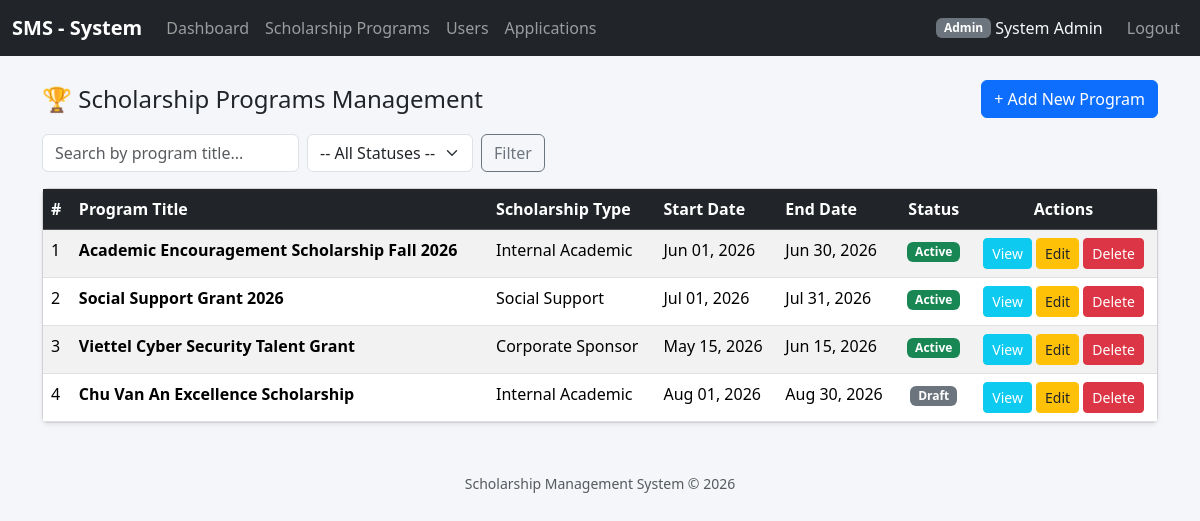
The app's page /index.php?controller=scholarship_programs&action=index (signed in) with its own data.
### tables this page shows
CREATE TABLE `scholarship_programs` (
  `id` int(11) NOT NULL,
  `title` varchar(255) NOT NULL,
  `scholarship_type` enum('internal_academic','corporate_sponsor','social_support') NOT NULL,
  `start_date` date DEFAULT NULL,
  `end_date` date DEFAULT NULL,
  `status` enum('active','closed','draft') DEFAULT 'draft',
  `min_gpa` decimal(3,2) DEFAULT 0.00,
  `min_training_score` int(11) DEFAULT 0
);

### controllers/ScholarshipProgramController.php (called while the page is built, shortened)
<?php
require_once __DIR__ . '/../models/ScholarshipProgram.php';
require_once __DIR__ . '/../helpers/functions.php';
require_once __DIR__ . '/../helpers/auth.php';
class ScholarshipProgramController
{
    private ScholarshipProgram $model;
    public function __construct()
    {
        $this->model = new ScholarshipProgram();
    }
    public function index(): void
    {
        $q = trim($_GET['q'] ?? '');
        $status = $_GET['status'] ?? '';
        $status = array_key_exists($status, ScholarshipProgram::STATUSES) ? $status : '';
        $p = paginate_params(10);
        $programs = $this->model->search($q, $status, $p['perPage'], $p['offset']);
        $total = $this->model->countSearch($q, $status);
        $this->render('scholarship_programs/index', [
            'currentUser'=> current_user(),
            'programs'   => $programs,
            'types'      => ScholarshipProgram::TYPES,
            'statuses'   => ScholarshipProgram::STATUSES,
            'q'          => $q,
            'status'     => $status,
            'pagination' => render_pagination($p['page'], $total, $p['perPage'], 'scholarship_programs', ['q' => $q, 'status' => $status]),
        ]);
    }
    private function render(string $view, array $data = []): void
    {
        extract($data);
        require __DIR__ . '/../views/' . $view . '.php';
    }
}

### helpers/auth.php (called while the page is built, shortened)
<?php
require_once __DIR__ . '/../config/database.php';
function current_user(): ?array
{
    return $_SESSION['user'] ?? null;
}
function is_logged_in(): bool
{
    return isset($_SESSION['user']);
}

### helpers/functions.php (called while the page is built, shortened)
<?php
function e(mixed $value): string
{
    return htmlspecialchars((string)($value ?? ''), ENT_QUOTES, 'UTF-8');
}
function url(string $controller, string $action = 'index', array $params = []): string
{
    $query = array_merge(['controller' => $controller, 'action' => $action], $params);
    return 'index.php?' . http_build_query($query);
}
function paginate_params(int $defaultPerPage = 10): array
{
    $page    = max(1, (int)($_GET['page'] ?? 1));
    $perPage = $defaultPerPage;
    $offset  = ($page - 1) * $perPage;
    return ['page' => $page, 'perPage' => $perPage, 'offset' => $offset];
}
?>

### config/database.php (called while the page is built)
<?php
class Database
{
    private static ?PDO $instance = null;
    public static function getConnection(): PDO
    {
        if (self::$instance === null) {
            $host    = 'localhost';
            $dbname  = 'scholarship_system';
            $user    = 'root';
            $pass    = '';
            $charset = 'utf8mb4';
            $dsn = "mysql:host={$host};dbname={$dbname};charset={$charset}";
            $options = [
                PDO::ATTR_ERRMODE            => PDO::ERRMODE_EXCEPTION,
                PDO::ATTR_DEFAULT_FETCH_MODE => PDO::FETCH_ASSOC,
                PDO::ATTR_EMULATE_PREPARES   => false,
            ];
            try {
                self::$instance = new PDO($dsn, $user, $pass, $options);
            } catch (PDOException $e) {
                die('Kết nối CSDL thất bại: ' . $e->getMessage());
            }
        }
        return self::$instance;
    }
}

### models/ScholarshipProgram.php (called while the page is built, shortened)
<?php
require_once __DIR__ . '/../config/database.php';
class ScholarshipProgram
{
    private PDO $db;
    public function __construct()
    {
        $this->db = Database::getConnection();
    }
    public function search(string $keyword, string $status, int $limit, int $offset): array
    {
        $sql = "SELECT * FROM scholarship_programs WHERE 1=1";
        $params = [];
        $sql .= " ORDER BY id ASC LIMIT :limit OFFSET :offset";
        $stmt = $this->db->prepare($sql);
        $stmt->bindValue(':limit', $limit, PDO::PARAM_INT);
        $stmt->bindValue(':offset', $offset, PDO::PARAM_INT);
        $stmt->execute();
        return $stmt->fetchAll();
    }
}

### views/scholarship_programs/index.php (the view, shortened to what this page needs)
<?php
require_once __DIR__ . '/../partials/header.php';
$isAdmin = is_logged_in() && current_user()['role'] === 'admin';
$statusBadge = ['draft' => 'secondary', 'active' => 'success', 'closed' => 'dark'];
?>
<div class="d-flex justify-content-between align-items-center mb-3">
    <h4 class="mb-0">🏆 Scholarship Programs Management</h4>
    <?php if ($isAdmin): ?>
        <a href="<?= e(url('scholarship_programs', 'create')) ?>" class="btn btn-primary">+ Add New Program</a>
    <?php endif; ?>
</div>
<form method="GET" action="index.php" class="row g-2 mb-3">
    <div class="col-auto">
        <input type="text" name="q" class="form-control" placeholder="Search by program title..." value="<?= e($q) ?>">
    </div>
    <div class="col-auto">
        <select name="status" class="form-select">
            <option value="">-- All Statuses --</option>
        </select>
    </div>
    <div class="col-auto">
        <button type="submit" class="btn btn-outline-secondary">Filter</button>
    </div>
</form>
<div class="card shadow-sm">
    <div class="card-body p-0">
        <div class="table-responsive">
            <table class="table table-hover table-striped mb-0">
                <thead class="table-dark">
                    <tr>
                        <th>#</th>
                        <th>Program Title</th>
                        <th>Scholarship Type</th>
                        <th>Start Date</th>
                        <th>End Date</th>
                        <th class="text-center">Status</th>
                        <th class="text-center">Actions</th>
                    </tr>
                </thead>
                <tbody>
                <?php if (empty($programs)): ?>
                    <tr><td colspan="7" class="text-center text-muted py-4">No scholarship programs found.</td></tr>
                <?php else: ?>
                    <?php foreach ($programs as $p): ?>
                    <tr>
                        <td><?= e($p['id']) ?></td>
                        <td><strong><?= e($p['title']) ?></strong></td>
                        <td><?= e($types[$p['scholarship_type']] ?? $p['scholarship_type']) ?></td>
                        <td><?= $p['start_date'] ? date('M d, Y', strtotime($p['start_date'])) : '—' ?></td>
                        <td><?= $p['end_date'] ? date('M d, Y', strtotime($p['end_date'])) : '—' ?></td>
                        <td class="text-center">
                            <span class="badge bg-<?= $statusBadge[$p['status']] ?? 'secondary' ?>">
                                <?= e($statuses[$p['status']] ?? $p['status']) ?>
                            </span>
                        </td>
                        <td class="text-center">
                            <div class="btn-group-sm">
                                <a href="index.php?controller=scholarship_programs&action=show&id=<?= htmlspecialchars($p['id']) ?>"
                                   class="btn btn-sm btn-info text-white">View</a>
                                <?php if (isset($currentUser) && in_array($currentUser['role'], ['admin', 'staff'], true)): ?>
                                    <a href="index.php?controller=scholarship_programs&action=edit&id=<?= htmlspecialchars($p['id']) ?>"
                                       class="btn btn-sm btn-warning text-dark">Edit</a>
                                    <button type="button"
                                            class="btn btn-sm btn-danger delete-program-btn"
                                            data-id="<?= htmlspecialchars($p['id']) ?>">Delete</button>
                                <?php endif; ?>
                            </div>
                        </td>
                    </tr>
                    <?php endforeach; ?>
                <?php endif; ?>
                </tbody>
            </table>
        </div>
    </div>
</div>
<?php require_once __DIR__ . '/../partials/footer.php'; ?>

### views/partials/header.php (style rules this page uses)
body { background-color: #f4f6f9; }

### records on screen
scholarship_programs: id "1", title "Academic Encouragement Scholarship Fall 2026", scholarship_type "Internal Academic", start_date "Jun 01, 2026", end_date "Jun 30, 2026", status "Active"
scholarship_programs: id "2", title "Social Support Grant 2026", scholarship_type "Social Support", start_date "Jul 01, 2026", end_date "Jul 31, 2026", status "Active"
scholarship_programs: id "3", title "Viettel Cyber Security Talent Grant", scholarship_type "Corporate Sponsor", start_date "May 15, 2026", end_date "Jun 15, 2026", status "Active"
scholarship_programs: id "4", title "Chu Van An Excellence Scholarship", scholarship_type "Internal Academic", start_date "Aug 01, 2026", end_date "Aug 30, 2026", status "Draft"

### other values on screen
$u['role'] "Admin"
$u['full_name'] "System Admin"
